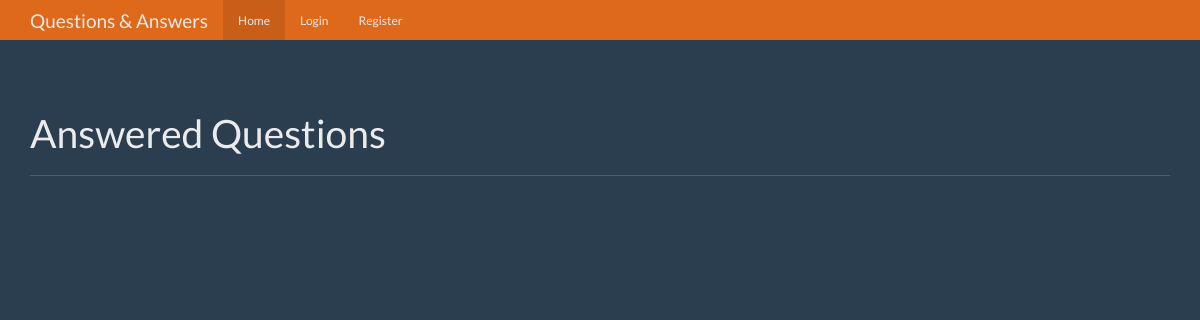
The app's page /, older data.
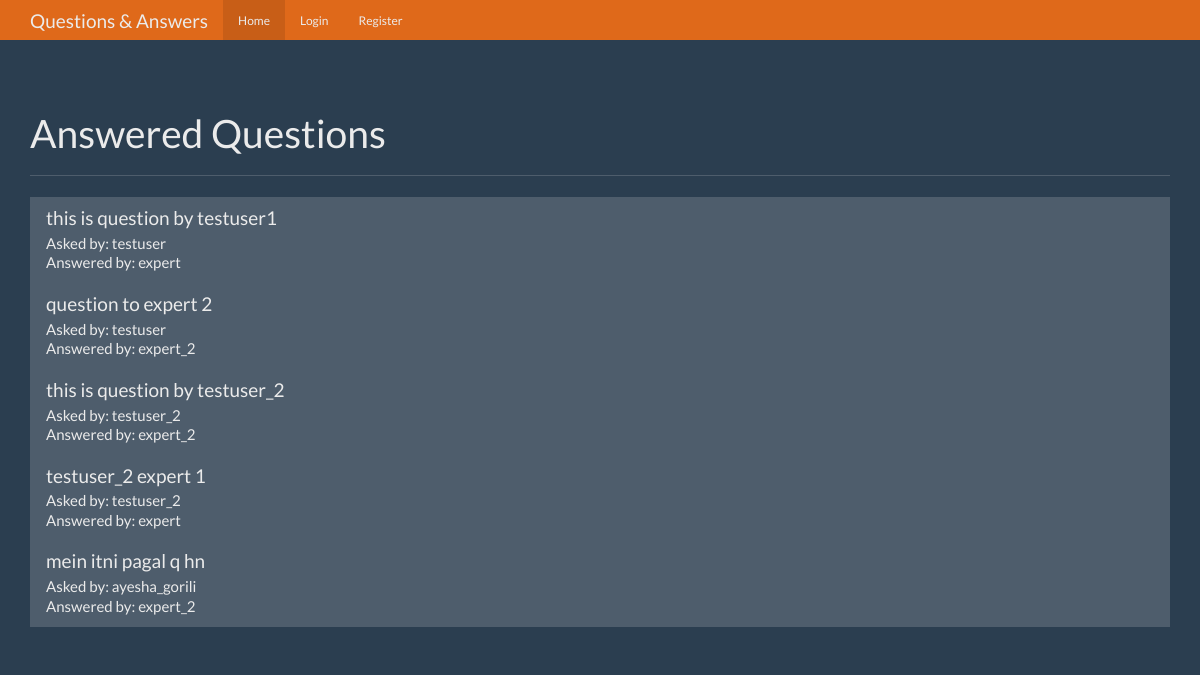
The same page, newer data.
### tables this page shows
CREATE TABLE questions (
    id integer primary key autoincrement,
    question_text text not null,
    answer_text text,
    asked_by_id integer not null,
    expert_id integer not null
);

CREATE TABLE users (
    id integer primary key autoincrement,
    name text not null,
    password text not null,
    expert boolean not null,
    admin boolean not null 
);

### app.py (the view)
@app.route('/')
def index():
    user = get_current_user()
    db = get_db()
    questions_cur = db.execute('select questions.id as question_id, questions.question_text, askers.name as asker_name, experts.name as expert_name from questions join users as askers on askers.id = questions.asked_by_id join users as experts on experts.id = questions.expert_id where questions.answer_text !="" ')
    questions_result = questions_cur.fetchall()
    return render_template('home.html', user=user, questions=questions_result)

### app.py (called while the page is built)
def get_current_user():
    user_result = None
    if 'user' in session:
        db = connect_db()
        user = session['user']
        cur = db.execute(
            'select id,name,password,expert,admin from users where name = ?', [user])
        user_result = cur.fetchone()
    return user_result

### database.py (called while the page is built)
def connect_db():
    current_path = os.getcwd()
    db_name = "questions.db"
    sql = sqlite3.connect(f"{current_path}/{db_name}")
    sql.row_factory = sqlite3.Row
    return sql

def get_db():
    if not hasattr(g, 'sqlite_db'):
        g.sqlite_db = connect_db()
    return g.sqlite_db

### templates/home.html (shortened to what this page needs)
{% from "nav_bar.html" import show_links %}
<!DOCTYPE html>
<html lang="en">
  <head>
    <link
      href="{{ url_for('static', filename='bootstrap.min.css') }}"
      rel="stylesheet"
    />
    <link
      href="{{ url_for('static', filename='theme.css') }}"
      rel="stylesheet"
    />
  </head>
  <body>
    <nav class="navbar navbar-inverse navbar-fixed-top">
      <div class="container">
        <div class="navbar-header">
          <a class="navbar-brand" href="#">Questions & Answers</a>
        </div>
        <div id="navbar" class="navbar-collapse collapse">
          {{ show_links(user) }}
        </div>
      </div>
    </nav>
    <div class="container theme-showcase" role="main">
      <div class="page-header">
        <h1>Answered Questions</h1>
      </div>
      <div class="row">
        <div class="col-lg-12">
          <div class="list-group">
            {% for question in questions %}
            <a
              href="{{ url_for('question', question_id=question['question_id'])}}"
              class="list-group-item"
            >
              <h4 class="list-group-item-heading">
                {{ question['question_text'] }}
              </h4>
              <p class="list-group-item-text">
                Asked by: {{ question['asker_name'] }}
              </p>
              <p class="list-group-item-text">
                Answered by: {{ question['expert_name'] }}
              </p>
            </a>
            {% endfor %}
          </div>
        </div>
      </div>
    </div>
  </body>
</html>

### templates/nav_bar.html (shortened to what this page needs)
{% macro show_links(user)%}
<ul class="nav navbar-nav">
  <li class="active"><a href="{{ url_for('index') }}">Home</a></li>
  {% if not user %}
  <li><a href="{{ url_for('login') }}">Login</a></li>
  <li><a href="{{ url_for('register') }}">Register</a></li>
  {% endif %}
</ul>
{% endmacro %}

### static/theme.css (style rules this page uses)
body { padding-top: 70px; padding-bottom: 30px; }

Row changes from the older to the newer data that the page shows:
added questions: question_text "this is question by testuser1", asker_name "testuser", expert_name "expert"
added questions: question_text "question to expert 2", asker_name "testuser", expert_name "expert_2"
added questions: question_text "this is question by testuser_2", asker_name "testuser_2", expert_name "expert_2"
added questions: question_text "testuser_2 expert 1", asker_name "testuser_2", expert_name "expert"
added questions: question_text "mein itni pagal q hn", asker_name "ayesha_gorili", expert_name "expert_2"
